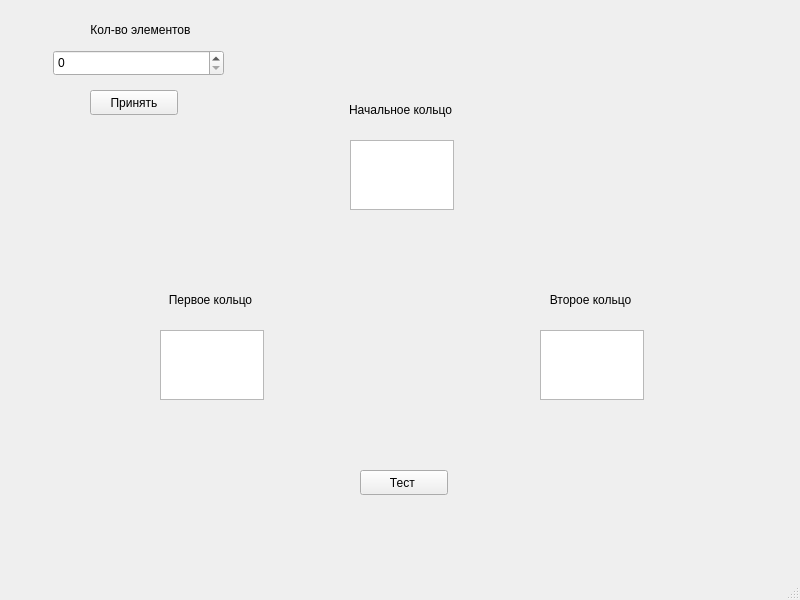
<?xml version="1.0" encoding="UTF-8"?>
<ui version="4.0">
 <class>MainWindow</class>
 <widget class="QMainWindow" name="MainWindow">
  <property name="geometry">
   <rect>
    <x>0</x>
    <y>0</y>
    <width>800</width>
    <height>600</height>
   </rect>
  </property>
  <property name="windowTitle">
   <string>MainWindow</string>
  </property>
  <widget class="QWidget" name="centralwidget">
   <widget class="QSpinBox" name="spinBox">
    <property name="geometry">
     <rect>
      <x>53</x>
      <y>50</y>
      <width>171</width>
      <height>26</height>
     </rect>
    </property>
   </widget>
   <widget class="QLabel" name="label">
    <property name="geometry">
     <rect>
      <x>70</x>
      <y>20</y>
      <width>141</width>
      <height>20</height>
     </rect>
    </property>
    <property name="text">
     <string>Кол-во элементов</string>
    </property>
    <property name="alignment">
     <set>Qt::AlignCenter</set>
    </property>
   </widget>
   <widget class="QTextEdit" name="textEdit">
    <property name="geometry">
     <rect>
      <x>350</x>
      <y>140</y>
      <width>104</width>
      <height>70</height>
     </rect>
    </property>
   </widget>
   <widget class="QLabel" name="label_2">
    <property name="geometry">
     <rect>
      <x>330</x>
      <y>100</y>
      <width>141</width>
      <height>20</height>
     </rect>
    </property>
    <property name="text">
     <string>Начальное кольцо</string>
    </property>
    <property name="alignment">
     <set>Qt::AlignCenter</set>
    </property>
   </widget>
   <widget class="QLabel" name="label_3">
    <property name="geometry">
     <rect>
      <x>140</x>
      <y>290</y>
      <width>141</width>
      <height>20</height>
     </rect>
    </property>
    <property name="text">
     <string>Первое кольцо</string>
    </property>
    <property name="alignment">
     <set>Qt::AlignCenter</set>
    </property>
   </widget>
   <widget class="QTextEdit" name="textEdit_2">
    <property name="geometry">
     <rect>
      <x>160</x>
      <y>330</y>
      <width>104</width>
      <height>70</height>
     </rect>
    </property>
   </widget>
   <widget class="QLabel" name="label_4">
    <property name="geometry">
     <rect>
      <x>520</x>
      <y>290</y>
      <width>141</width>
      <height>20</height>
     </rect>
    </property>
    <property name="text">
     <string>Второе кольцо</string>
    </property>
    <property name="alignment">
     <set>Qt::AlignCenter</set>
    </property>
   </widget>
   <widget class="QTextEdit" name="textEdit_3">
    <property name="geometry">
     <rect>
      <x>540</x>
      <y>330</y>
      <width>104</width>
      <height>70</height>
     </rect>
    </property>
   </widget>
   <widget class="QPushButton" name="pushButton">
    <property name="geometry">
     <rect>
      <x>90</x>
      <y>90</y>
      <width>88</width>
      <height>25</height>
     </rect>
    </property>
    <property name="text">
     <string>Принять</string>
    </property>
   </widget>
   <widget class="QLabel" name="label_5">
    <property name="geometry">
     <rect>
      <x>370</x>
      <y>440</y>
      <width>66</width>
      <height>17</height>
     </rect>
    </property>
    <property name="text">
     <string/>
    </property>
    <property name="alignment">
     <set>Qt::AlignCenter</set>
    </property>
   </widget>
   <widget class="QPushButton" name="pushButton_2">
    <property name="geometry">
     <rect>
      <x>360</x>
      <y>470</y>
      <width>88</width>
      <height>25</height>
     </rect>
    </property>
    <property name="text">
     <string>Тест </string>
    </property>
   </widget>
  </widget>
  <widget class="QMenuBar" name="menubar">
   <property name="geometry">
    <rect>
     <x>0</x>
     <y>0</y>
     <width>800</width>
     <height>22</height>
    </rect>
   </property>
  </widget>
  <widget class="QStatusBar" name="statusbar"/>
 </widget>
 <resources/>
 <connections/>
</ui>
